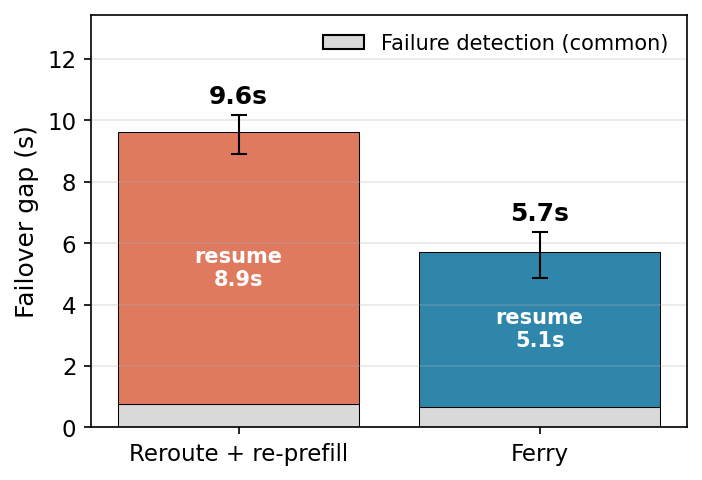

This figure's Python source:
#!/usr/bin/env python3
"""Disruption recovery figure: failover gap after one of two engines is
killed mid-decode, split into detection latency (common to both systems)
and resume cost (the differentiator). Ferry reloads the host checkpoint;
Reroute-reprefill re-prefills the long prompt on the surviving engine.
Clean low-contention setting (concurrency 2, long prompts), mean of
seeds 0 and 1. Renders fig_failover_bar.{pdf,png}.
"""
import json
import os
from pathlib import Path

import matplotlib
matplotlib.use("Agg")
import matplotlib.pyplot as plt  # noqa: E402

R = Path(os.environ.get(
    "EVAL_RESULTS_DIR",
    Path(__file__).resolve().parents[1] / "eval" / "results" / "a6000"))
SEEDS = [0, 1, 2]
DET_COLOR = "#d9d9d9"
CONFIGS = [
    ("reroute_no_ckpt", "Reroute + re-prefill", "Reroute + re-prefill", "#e07a5f"),
    ("ours", "Ferry", "Ferry", "#2e86ab"),
]


def gap_detection(baseline):
    """Return (mean_detection_s, mean_resume_s, totals) over seeds; resume =
    raw failover gap minus detection latency, totals = per-seed raw gaps
    (for the error bar)."""
    dets, resumes, totals = [], [], []
    for s in SEEDS:
        f = R / f"e_d1cl_{baseline}_n2_long_seed{s}_metrics.json"
        if not f.exists():
            continue
        d = json.load(open(f))
        det = (d.get("detection_latency_s") or 0.0)
        raw = d["failover_gap_stats_ms"]["mean"] / 1000.0
        dets.append(det)
        resumes.append(max(0.0, raw - det))
        totals.append(raw)
    n = len(dets) or 1
    return sum(dets) / n, sum(resumes) / n, totals


from matplotlib.patches import Patch  # noqa: E402

fig, ax = plt.subplots(figsize=(4.8, 3.3))
labels, shorts, det_vals, res_vals, colors, totals_all = [], [], [], [], [], []
for b, lab, short, c in CONFIGS:
    det, res, totals = gap_detection(b)
    labels.append(lab); shorts.append(short)
    det_vals.append(det); res_vals.append(res)
    colors.append(c); totals_all.append(totals)
    print(f"{b}: detection={det:.2f}s resume={res:.2f}s "
          f"total={det+res:.2f}s n={len(totals)} range={min(totals):.1f}-{max(totals):.1f}")

x = range(len(labels))
ax.bar(x, det_vals, color=DET_COLOR, edgecolor="black", linewidth=0.5)
# error bar on the total bar = min/max range of per-seed total failover gap
yerr_lo = [(d + r) - min(t) for d, r, t in zip(det_vals, res_vals, totals_all)]
yerr_hi = [max(t) - (d + r) for d, r, t in zip(det_vals, res_vals, totals_all)]
ax.bar(x, res_vals, bottom=det_vals, color=colors, edgecolor="black",
       linewidth=0.5,
       yerr=[yerr_lo, yerr_hi], capsize=4, ecolor="black",
       error_kw={"linewidth": 1.0})
for i, (d, r) in enumerate(zip(det_vals, res_vals)):
    ax.text(i, max(totals_all[i]) + 0.35, f"{d+r:.1f}s", ha="center",
            fontsize=12, fontweight="bold")
    ax.text(i, d + r / 2, f"resume\n{r:.1f}s", ha="center", va="center",
            color="white", fontsize=10, fontweight="bold")
ax.set_xticks(list(x)); ax.set_xticklabels(shorts, fontsize=11)
ax.set_ylabel("Failover gap (s)", fontsize=12)
ax.tick_params(axis="y", labelsize=11)
ax.set_ylim(0, max(max(t) for t in totals_all) * 1.32)
handles = [Patch(facecolor=DET_COLOR, edgecolor="black",
                 label="Failure detection (common)")]
ax.legend(handles=handles, frameon=False, fontsize=10, loc="upper right")
ax.grid(True, axis="y", alpha=0.3)
fig.tight_layout()
for out in (Path(__file__).resolve().parent / "fig_failover_bar.pdf",
            Path(__file__).resolve().parent / "fig_failover_bar.png"):
    fig.savefig(out, bbox_inches="tight", dpi=150)
    print("saved:", out)
